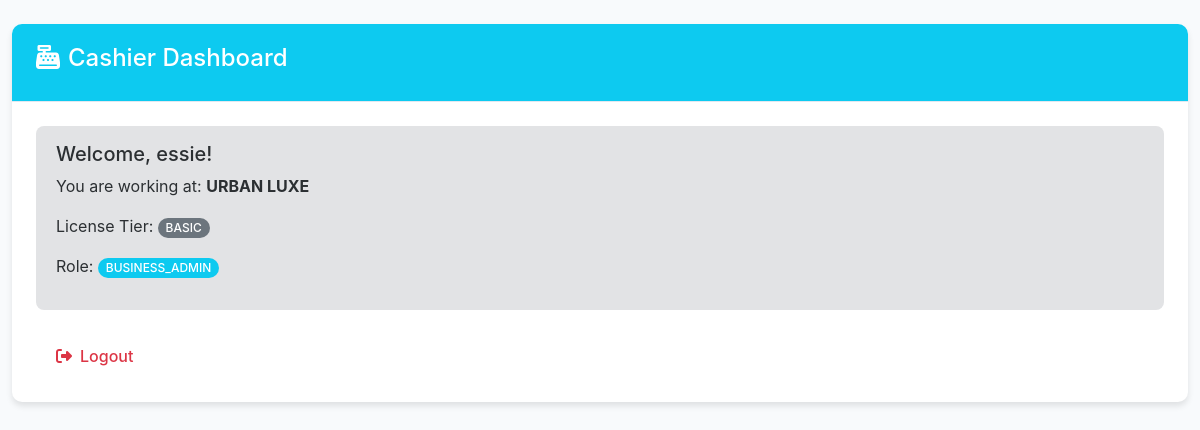
The page /accounts/dashboard/cashier/ (signed in) on the database its author committed.
### accounts/models.py (models this page shows, shortened)
class User(AbstractUser):
    class Role(models.TextChoices):
        SUPER_ADMIN = 'SUPER_ADMIN', _('Super Admin')
        BUSINESS_ADMIN = 'BUSINESS_ADMIN', _('Business Admin')
        CASHIER = 'CASHIER', _('Cashier')
        STAFF = 'STAFF', _('Staff')
    role = models.CharField(
        max_length=20,
        choices=Role.choices,
        default=Role.CASHIER,
    )
    phone_number = models.CharField(max_length=20, blank=True, null=True)
    profile_picture = models.ImageField(
        upload_to='profile_pictures/',
        blank=True,
        null=True
    )
    business = models.ForeignKey(
        'businesses.Business',
        on_delete=models.SET_NULL,
        null=True,
        blank=True,
        related_name='users'
    )
    is_email_verified = models.BooleanField(default=False)
    email_verification_token = models.CharField(
        max_length=100, blank=True, null=True)
    last_login_ip = models.GenericIPAddressField(blank=True, null=True)
    last_login_location = models.CharField(
        max_length=255, blank=True, null=True)
    license_tier = models.CharField(
        max_length=20,
        choices=[
            ('DEMO', 'Demo'),
            ('BASIC', 'Basic'),
            ('PRO', 'Professional'),
            ('ENTERPRISE', 'Enterprise')
        ],
        default='DEMO'
    )
    created_at = models.DateTimeField(auto_now_add=True)
    updated_at = models.DateTimeField(auto_now=True)
    groups = models.ManyToManyField(
        Group,
        verbose_name=_('groups'),
        blank=True,
        help_text=_(
            'The groups this user belongs to. A user will get all permissions '
            'granted to each of their groups.'
        ),
        related_name="custom_user_groups",
        related_query_name="custom_user",
    )
    user_permissions = models.ManyToManyField(
        Permission,
        verbose_name=_('user permissions'),
        blank=True,
        help_text=_('Specific permissions for this user.'),
        related_name="custom_user_permissions",
        related_query_name="custom_user",
    )
    class Meta:
        ordering = ['-date_joined']
        verbose_name = _('User')
        verbose_name_plural = _('Users')

### businesses/models.py (models this page shows, shortened)
class Business(models.Model):
    class Status(models.TextChoices):
        ACTIVE = 'ACTIVE', _('Active')
        INACTIVE = 'INACTIVE', _('Inactive')
        SUSPENDED = 'SUSPENDED', _('Suspended')
        PENDING = 'PENDING', _('Pending Approval')
    name = models.CharField(max_length=255)
    description = models.TextField(blank=True, null=True)
    business_type = models.CharField(
        max_length=50,
        choices=[
            ('RETAIL', 'Retail Store'),
            ('RESTAURANT', 'Restaurant'),
            ('SERVICE', 'Service Business'),
            ('WHOLESALE', 'Wholesale'),
            ('OTHER', 'Other')
        ],
        default='RETAIL'
    )
    email = models.EmailField(unique=True)
    phone = models.CharField(max_length=20)
    address = models.TextField()
    city = models.CharField(max_length=100)
    state = models.CharField(max_length=100)
    country = CountryField()
    postal_code = models.CharField(max_length=20)
    logo = models.ImageField(
        upload_to='business_logos/',
        blank=True,
        null=True
    )
    primary_color = models.CharField(
        max_length=7, default='#4361ee')  # Hex color
    secondary_color = models.CharField(max_length=7, default='#3f37c9')
    currency = models.CharField(max_length=10, default='USD')
    timezone = models.CharField(max_length=50, default='UTC')
    language = models.CharField(max_length=10, default='en')
    date_format = models.CharField(max_length=20, default='YYYY-MM-DD')
    status = models.CharField(
        max_length=20,
        choices=Status.choices,
        default=Status.PENDING
    )
    license_key = models.CharField(max_length=100, blank=True, null=True)
    subscription_start_date = models.DateField(blank=True, null=True)
    subscription_end_date = models.DateField(blank=True, null=True)
    is_demo_account = models.BooleanField(default=True)
    demo_expiry_date = models.DateField(blank=True, null=True)
    max_demo_users = models.IntegerField(default=3)
    max_demo_products = models.IntegerField(default=100)
    created_by = models.ForeignKey(
        'accounts.User',
        on_delete=models.SET_NULL,
        null=True,
        related_name='created_businesses'
    )
    created_at = models.DateTimeField(auto_now_add=True)
    updated_at = models.DateTimeField(auto_now=True)
    activated_at = models.DateTimeField(blank=True, null=True)
    class Meta:
        verbose_name = _('Business')
        verbose_name_plural = _('Businesses')
        ordering = ['-created_at']

### accounts/views.py (the view)
# urls.py: path('dashboard/cashier/', views.cashier_dashboard, name='cashier_dashboard'),
@login_required
def cashier_dashboard(request):
    context = {
        'user': request.user,
        'business': request.user.business,
    }
    return render(request, 'cashier/dashboard.html', context)

### accounts/context_processors.py (called while the page is built)
def notifications_context(request):
    context = {}
    if request.user.is_authenticated:
        unread_count = Notification.objects.filter(
            is_active=True,
            is_read=False
        ).count()
        recent_notifications = Notification.objects.filter(
            is_active=True
        ).select_related('business').order_by('-created_at')[:5]
        context.update({
            'unread_notifications_count': unread_count,
            'recent_notifications': recent_notifications,
        })
    return context

### templates/cashier/dashboard.html (shortened to what this page needs)
{% extends 'base.html' %}
{% load static %}
{% block content %}
<div class="container-fluid">
    <div class="row">
        <div class="col-12">
            <div class="card mt-4">
                <div class="card-header bg-info text-white">
                    <h4><i class="fas fa-cash-register me-2"></i>Cashier Dashboard</h4>
                </div>
                <div class="card-body">
                    <div class="alert alert-secondary">
                        <h5>Welcome, {{ user.username }}!</h5>
                        <p>You are working at: <strong>{{ user.business.name|default:"No Business Assigned" }}</strong></p>
                        <p>License Tier: <span class="badge bg-secondary">{{ user.license_tier }}</span></p>
                        <p>Role: <span class="badge bg-info">{{ user.role }}</span></p>
                    </div>
                    <div class="mt-4">
                        <a href="{% url 'logout' %}" class="btn btn-outline-danger">
                            <i class="fas fa-sign-out-alt me-2"></i>Logout
                        </a>
                    </div>
                </div>
            </div>
        </div>
    </div>
</div>
{% endblock %}

### static/css/main.css (style rules this page uses)
:root { --primary-color: #4361ee; --secondary-color: #3f37c9; --success-color: #4cc9f0; --danger-color: #f72585; --warning-color: #f8961e; --info-color: #7209b7; --light-color: #f8f9fa; --dark-color: #212529; --border-radius: 10px; --box-shadow: 0 4px 6px rgba(0, 0, 0, 0.1); --transition: all 0.3s ease; --sidebar-width: 260px; }
body { font-family: 'Inter', -apple-system, BlinkMacSystemFont, 'Segoe UI', Roboto, sans-serif; background-color: #f8fafc; color: #334155; transition: var(--transition); }
.card { border: none; border-radius: var(--border-radius); box-shadow: var(--box-shadow); transition: var(--transition); margin-bottom: 1.5rem; background: white; }
.card-header { background: white; border-bottom: 1px solid #e2e8f0; padding: 1.25rem 1.5rem; border-radius: var(--border-radius) var(--border-radius) 0 0 !important; }
.card-body { padding: 1.5rem; }
.btn { border-radius: 8px; padding: 0.625rem 1.25rem; font-weight: 500; transition: var(--transition); border: none; }
.badge { padding: 0.35em 0.65em; font-weight: 500; border-radius: 20px; }
.alert { border: none; border-radius: 8px; padding: 1rem 1.25rem; margin-bottom: 1rem; position: relative; animation: slideDown 0.3s ease; }

### static/css/themes.css (style rules this page uses)
:root { --primary-color: #4361ee; --secondary-color: #3f37c9; --success-color: #4cc9f0; --danger-color: #f72585; --warning-color: #f8961e; --info-color: #7209b7; --sidebar-bg: #1a237e; --sidebar-color: #ffffff; }
[data-theme="light"] { --bg-primary: #ffffff; --bg-secondary: #f8fafc; --bg-sidebar: #1e293b; --text-primary: #334155; --text-secondary: #64748b; --border-color: #e2e8f0; --card-bg: #ffffff; }
.theme-blue { --primary-color: #4361ee; --secondary-color: #3f37c9; }

### rows shown on the page
User: username "essie", business.name "URBAN LUXE", license_tier "BASIC", role "BUSINESS_ADMIN"
